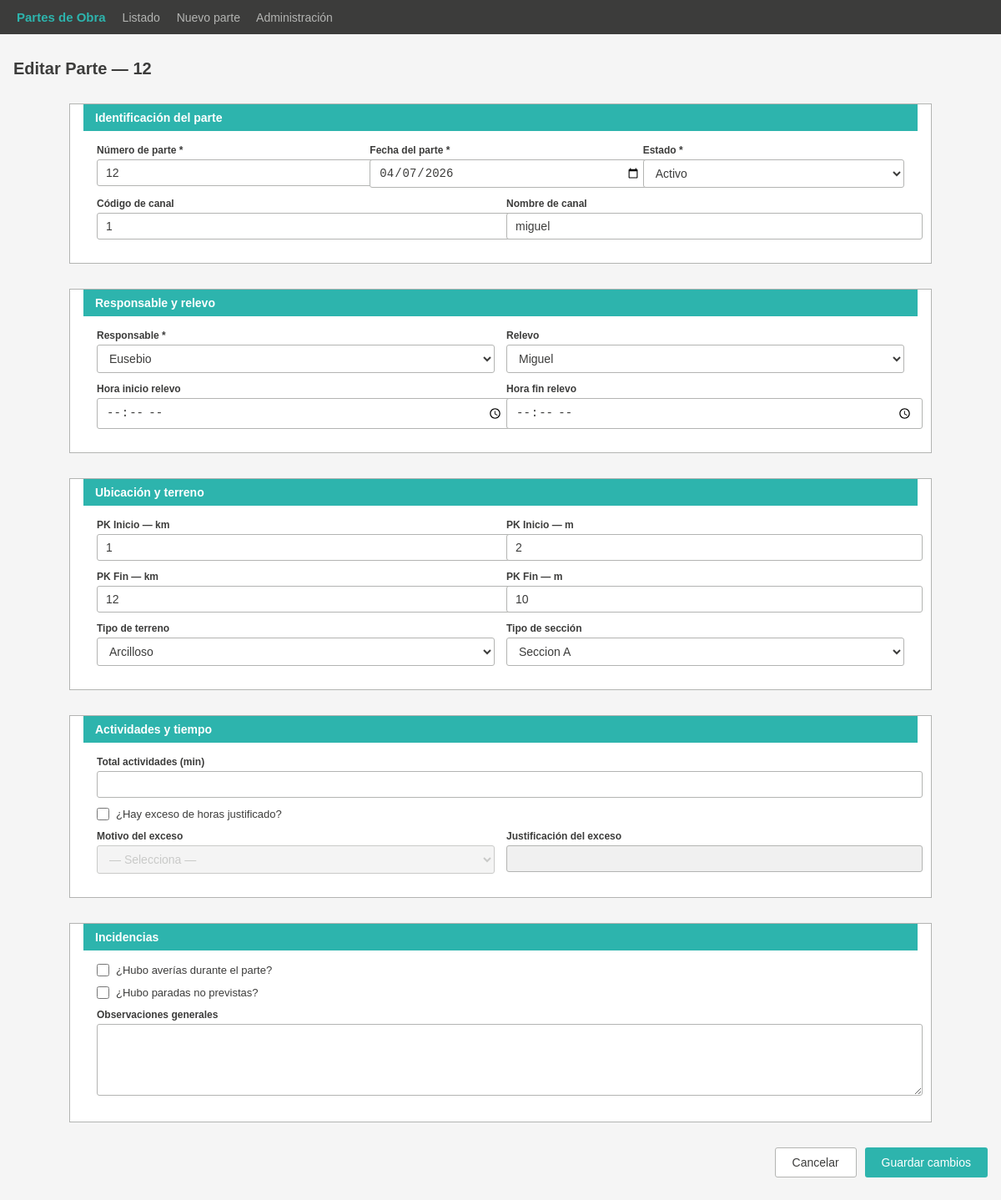
The app's page /partes/editar/1 with its own data.
### tables this page shows
CREATE TABLE ParteObra(
               id INTEGER PRIMARY KEY AUTOINCREMENT,
               parte_numero TEXT NOT NULL UNIQUE,
               fecha_parte DATE NOT NULL,
               fecha_registro_utc DATETIME NOT NULL DEFAULT (datetime('now')),
               canal_codigo TEXT,
               canal_nombre TEXT,
               responsable_id INTEGER,
               relevo_id INTEGER,
               hora_inicio_relevo TEXT,
               hora_fin_relevo TEXT,
               pk_inicio_km INTEGER,
               pk_inicio_m INTEGER,
               pk_fin_km INTEGER,
               pk_fin_m INTEGER,
               tipo_terreno_id INTEGER,
               seccion_tipo_id INTEGER,
               total_actividades_min INTEGER,
               exceso_justificado INTEGER NOT NULL DEFAULT 0,
               motivo_exceso_id INTEGER,
               justificacion_exceso TEXT,
               hubo_averias INTEGER NOT NULL DEFAULT 0,
               hubo_paradas INTEGER NOT NULL DEFAULT 0,
               observaciones TEXT,
               estado_id INTEGER NOT NULL,

                FOREIGN KEY (responsable_id) REFERENCES Personal(id),
                FOREIGN KEY (relevo_id) REFERENCES Personal(id),
                FOREIGN KEY (tipo_terreno_id) REFERENCES TipoTerreno(id),
                FOREIGN KEY (seccion_tipo_id) REFERENCES SeccionTipo(id),
                FOREIGN KEY (motivo_exceso_id) REFERENCES MotivoExcesoHoras(id),
                FOREIGN KEY (estado_id) REFERENCES EstadoParte(id)

               );

### routes/parte_obra_routes.py (the view)
@parte_bp.route("/partes/editar/<int:parte_id>", methods=["GET"])
def editar_parte(parte_id):
    parte = obtener_parte_por_id(parte_id)
    if not parte:
        return "Parte no encontrado", 404
    tipos_terreno = get_tipo_terreno()
    secciones_tipo = get_seccion_tipo()
    estados = get_estados()
    motivos_exceso = get_motivo_exceso()
    personal = get_personal_activo()
    return render_template("editar.html", parte=parte, tipos_terreno = tipos_terreno,
                           secciones_tipo = secciones_tipo, estados = estados,
                           motivos_exceso = motivos_exceso, personal = personal)

### database/db.py (called while the page is built)
def get_connection():
    conn = sqlite3.connect(DB_PATH)
    conn.row_factory = sqlite3.Row
    return conn

### models/parte_obra_model.py (called while the page is built)
def get_tipo_terreno():
    conn = get_connection()
    rows = conn.execute("SELECT id, descripcion FROM TipoTerreno ORDER BY descripcion").fetchall()
    conn.close()
    return rows

def get_seccion_tipo():
    conn = get_connection()
    rows = conn.execute("SELECT id, descripcion FROM SeccionTipo ORDER BY descripcion").fetchall()
    conn.close()
    return rows

def get_estados():
    conn = get_connection()
    rows = conn.execute("SELECT id, descripcion FROM EstadoParte ORDER BY id").fetchall()
    conn.close()
    return rows

def get_motivo_exceso():
    conn = get_connection()
    rows = conn.execute("SELECT id, descripcion FROM MotivoExcesoHoras ORDER BY descripcion").fetchall()
    conn.close()
    return rows

def get_personal_activo():
    conn = get_connection()
    rows = conn.execute("SELECT id, nombre FROM Personal WHERE activo = 1 ORDER BY nombre").fetchall()
    conn.close()
    return rows

def obtener_parte_por_id(parte_id):
    conn = get_connection()
    parte = conn.execute("SELECT * FROM ParteObra WHERE id = ?", (parte_id,)).fetchone()
    conn.close()
    return parte

### templates/editar.html (shortened to what this page needs)
<!DOCTYPE html>
<html lang="es">
<head>
  <link rel="stylesheet" href="{{ url_for('static', filename='styles.css') }}">
</head>
<body>
    <nav>
      <a href="{{ url_for('partes.index') }}" class="logo">Partes de Obra</a>
      <a href="{{ url_for('partes.index') }}">Listado</a>
      <a href="{{ url_for('partes.nuevo_parte') }}">Nuevo parte</a>
      <a href="{{ url_for('admin.carga_admin') }}">Administración</a>
    </nav>
<div class="contenedor">
    <h1>Editar Parte — {{ parte['parte_numero'] }}</h1>
    <form method="POST"
          action="{{ url_for('partes.actualizar_parte_route', parte_id=parte['id']) }}">
      <div class="seccion">
        <h2>Identificación del parte</h2>
        <div class="seccion-cuerpo">
          <div class="tres-columnas">
            <div>
              <label>Número de parte *</label>
              <input type="text" name="parte_numero"
                     value="{{ parte['parte_numero'] }}" required>
            </div>
            <div>
              <label>Fecha del parte *</label>
              <input type="date" name="fecha_parte"
                     value="{{ parte['fecha_parte'] }}" required>
            </div>
            <div>
              <label>Estado *</label>
              <select name="estado_id" required>
                {% for e in estados %}
                  <option value="{{ e['id'] }}"
                    {{ 'selected' if e['id'] == parte['estado_id'] }}>
                    {{ e['descripcion'] }}
                  </option>
                {% endfor %}
              </select>
            </div>
          </div>
          <div class="dos-columnas">
            <div>
              <label>Código de canal</label>
              <input type="text" name="canal_codigo"
                     value="{{ parte['canal_codigo'] or '' }}">
            </div>
            <div>
              <label>Nombre de canal</label>
              <input type="text" name="canal_nombre"
                     value="{{ parte['canal_nombre'] or '' }}">
            </div>
          </div>
        </div>
      </div>
      <div class="seccion">
        <h2>Responsable y relevo</h2>
        <div class="seccion-cuerpo">
          <div class="dos-columnas">
            <div>
              <label>Responsable *</label>
              <select name="responsable_id" required>
                {% for p in personal %}
                  <option value="{{ p['id'] }}"
                    {{ 'selected' if p['id'] == parte['responsable_id'] }}>
                    {{ p['nombre'] }}
                  </option>
                {% endfor %}
              </select>
            </div>
            <div>
              <label>Relevo</label>
              <select name="relevo_id">
                {% for p in personal %}
                  <option value="{{ p['id'] }}"
                    {{ 'selected' if p['id'] == parte['relevo_id'] }}>
                    {{ p['nombre'] }}
                  </option>
                {% endfor %}
              </select>
            </div>
          </div>
          <div class="dos-columnas">
            <div>
              <label>Hora inicio relevo</label>
              <input type="time" name="hora_inicio_relevo"
                     value="{{ parte['hora_inicio_relevo'] or '' }}">
            </div>
            <div>
              <label>Hora fin relevo</label>
              <input type="time" name="hora_fin_relevo"
                     value="{{ parte['hora_fin_relevo'] or '' }}">
            </div>
          </div>
        </div>
      </div>
      <div class="seccion">
        <h2>Ubicación y terreno</h2>
        <div class="seccion-cuerpo">
          <div class="dos-columnas">
            <div>
              <label>PK Inicio — km</label>
              <input type="number" name="pk_inicio_km" min="0"
                     value="{{ parte['pk_inicio_km'] or '' }}">
            </div>
            <div>
              <label>PK Inicio — m</label>
              <input type="number" name="pk_inicio_m" min="0" max="999"
                     value="{{ parte['pk_inicio_m'] or '' }}">
            </div>
          </div>
          <div class="dos-columnas">
            <div>
              <label>PK Fin — km</label>
              <input type="number" name="pk_fin_km" min="0"
                     value="{{ parte['pk_fin_km'] or '' }}">
            </div>
            <div>
              <label>PK Fin — m</label>
              <input type="number" name="pk_fin_m" min="0" max="999"
                     value="{{ parte['pk_fin_m'] or '' }}">
            </div>
          </div>
          <div class="dos-columnas">
            <div>
              <label>Tipo de terreno</label>
              <select name="tipo_terreno_id">
                {% for t in tipos_terreno %}
                  <option value="{{ t['id'] }}"
                    {{ 'selected' if t['id'] == parte['tipo_terreno_id'] }}>
                    {{ t['descripcion'] }}
                  </option>
                {% endfor %}
              </select>
            </div>
            <div>
              <label>Tipo de sección</label>
              <select name="seccion_tipo_id">
                {% for s in secciones_tipo %}
                  <option value="{{ s['id'] }}"
                    {{ 'selected' if s['id'] == parte['seccion_tipo_id'] }}>
                    {{ s['descripcion'] }}
                  </option>
                {% endfor %}
              </select>
            </div>
          </div>
        </div>
      </div>
      <div class="seccion">
        <h2>Actividades y tiempo</h2>
        <div class="seccion-cuerpo">
          <label>Total actividades (min)</label>
          <input type="number" name="total_actividades_min" min="0"
                 value="{{ parte['total_actividades_min'] or '' }}">
          <div class="campo-check">
            <input type="checkbox" id="chkExceso" name="exceso_justificado" value="1"
                   {{ 'checked' if parte['exceso_justificado'] == 1 }}>
            <label for="chkExceso">¿Hay exceso de horas justificado?</label>
          </div>
          <div class="dos-columnas">
            <div>
              <label>Motivo del exceso</label>
              <select name="motivo_exceso_id" id="motivoExceso"
                      {{ '' if parte['exceso_justificado'] == 1 else 'disabled' }}>
                <option value="">— Selecciona —</option>
              </select>
            </div>
            <div>
              <label>Justificación del exceso</label>
              <input type="text" name="justificacion_exceso" id="justificacionExceso"
                     value="{{ parte['justificacion_exceso'] or '' }}"
                     {{ '' if parte['exceso_justificado'] == 1 else 'disabled' }}>
            </div>
          </div>
        </div>
      </div>
      <div class="seccion">
        <h2>Incidencias</h2>
        <div class="seccion-cuerpo">
          <div class="campo-check">
            <input type="checkbox" name="hubo_averias" value="1"
                   {{ 'checked' if parte['hubo_averias'] == 1 }}>
            <label>¿Hubo averías durante el parte?</label>
          </div>
          <div class="campo-check">
            <input type="checkbox" name="hubo_paradas" value="1"
                   {{ 'checked' if parte['hubo_paradas'] == 1 }}>
            <label>¿Hubo paradas no previstas?</label>
          </div>
          <label>Observaciones generales</label>
          <textarea name="observaciones">{{ parte['observaciones'] or '' }}</textarea>
        </div>
      </div>
      <div class="botones-form">
        <a href="{{ url_for('partes.index') }}" class="btn-gris">Cancelar</a>
        <button type="submit" class="btn-verde">Guardar cambios</button>
      </div>
    </form>
  </div>
</body>
</html>

### static/styles.css (style rules this page uses)
body { font-family: Arial, sans-serif; font-size: 14px; background-color: #f5f5f5; color: #3C3C3B; margin: 0; padding: 0; }
nav { background-color: #3C3C3B; padding: 12px 20px; }
nav a { color: #B3B4B2; text-decoration: none; margin-right: 16px; font-size: 14px; }
nav .logo { color: #2DB4AD; font-weight: bold; font-size: 15px; }
.contenedor { max-width: 1300px; margin: 30px auto; padding: 0 16px; }
h1 { font-size: 20px; color: #3C3C3B; margin-bottom: 20px; }
h2 { font-size: 14px; color: white; background-color: #2DB4AD; padding: 8px 14px; margin: 0; }
.seccion { max-width: 1000px; background-color: white; border: 1px solid #B3B4B2; margin-bottom: 18px; margin: 30px auto; padding: 0 16px; }
.seccion-cuerpo { padding: 16px; }
label { display: block; font-size: 12px; font-weight: bold; margin-bottom: 4px; color: #3C3C3B; }
input[type="text"], input[type="date"], input[type="time"], input[type="number"], select, textarea { width: 100%; padding: 7px 10px; border: 1px solid #B3B4B2; border-radius: 3px; font-size: 14px; color: #3C3C3B; background-color: white; margin-bottom: 12px; }
input:disabled, select:disabled, textarea:disabled { background-color: #f0f0f0; color: #B3B4B2; cursor: not-allowed; }
textarea { resize: vertical; height: 70px; }
.dos-columnas { display: grid; grid-template-columns: 1fr 1fr; gap: 14px; }
.tres-columnas { display: grid; grid-template-columns: 1fr 1fr 1fr; gap: 14px; }
.campo-check { display: flex; align-items: center; gap: 8px; margin-bottom: 12px; }
.campo-check input[type="checkbox"] { width: 15px; height: 15px; margin: 0; accent-color: #2DB4AD; }
.campo-check label { font-weight: normal; font-size: 13px; margin: 0; }
.btn-verde { background-color: #2DB4AD; color: white; border: none; padding: 9px 20px; font-size: 14px; border-radius: 3px; cursor: pointer; text-decoration: none; display: inline-block; }
.btn-gris { background-color: white; color: #3C3C3B; border: 1px solid #B3B4B2; padding: 9px 20px; font-size: 14px; border-radius: 3px; cursor: pointer; text-decoration: none; display: inline-block; }
.botones-form { display: flex; justify-content: flex-end; gap: 10px; margin-top: 6px; }

### records on screen
ParteObra: parte_numero "12", fecha_parte "04/07/2026", canal_codigo "1", canal_nombre "miguel", pk_inicio_km "1", pk_inicio_m "2", pk_fin_km "12", pk_fin_m "10"

### other values on screen
form field estado_id "Activo"
form field responsable_id "Eusebio"
form field relevo_id "Miguel"
form field tipo_terreno_id "Arcilloso"
form field seccion_tipo_id "Seccion A"
